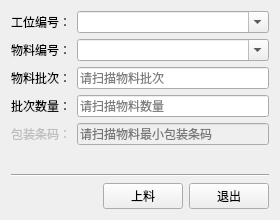
<?xml version="1.0" encoding="UTF-8"?>
<ui version="4.0">
 <class>DialogMaterialInput</class>
 <widget class="QDialog" name="DialogMaterialInput">
  <property name="geometry">
   <rect>
    <x>0</x>
    <y>0</y>
    <width>280</width>
    <height>220</height>
   </rect>
  </property>
  <property name="windowTitle">
   <string>物料投料</string>
  </property>
  <layout class="QVBoxLayout" name="verticalLayout">
   <item>
    <layout class="QGridLayout" name="gridLayout">
     <item row="4" column="0">
      <widget class="QLabel" name="labelPackageBatch">
       <property name="enabled">
        <bool>false</bool>
       </property>
       <property name="text">
        <string>包装条码：</string>
       </property>
      </widget>
     </item>
     <item row="0" column="1">
      <widget class="QComboBox" name="comboStationID">
       <property name="editable">
        <bool>true</bool>
       </property>
      </widget>
     </item>
     <item row="0" column="0">
      <widget class="QLabel" name="labelStationID">
       <property name="text">
        <string>工位编号：</string>
       </property>
      </widget>
     </item>
     <item row="2" column="0">
      <widget class="QLabel" name="labelMaterialBatch">
       <property name="text">
        <string>物料批次：</string>
       </property>
      </widget>
     </item>
     <item row="3" column="1">
      <widget class="QLineEdit" name="editBatchQuantity">
       <property name="placeholderText">
        <string>请扫描物料数量</string>
       </property>
      </widget>
     </item>
     <item row="3" column="0">
      <widget class="QLabel" name="labelBatchQuantity">
       <property name="text">
        <string>批次数量：</string>
       </property>
      </widget>
     </item>
     <item row="2" column="1">
      <widget class="QLineEdit" name="editMaterialBatch">
       <property name="placeholderText">
        <string>请扫描物料批次</string>
       </property>
      </widget>
     </item>
     <item row="4" column="1">
      <widget class="QLineEdit" name="editPackageBatch">
       <property name="enabled">
        <bool>false</bool>
       </property>
       <property name="placeholderText">
        <string>请扫描物料最小包装条码</string>
       </property>
       <property name="clearButtonEnabled">
        <bool>true</bool>
       </property>
      </widget>
     </item>
     <item row="1" column="1">
      <widget class="QComboBox" name="comboMaterialID">
       <property name="editable">
        <bool>true</bool>
       </property>
      </widget>
     </item>
     <item row="1" column="0">
      <widget class="QLabel" name="labelStationID_2">
       <property name="text">
        <string>物料编号：</string>
       </property>
      </widget>
     </item>
    </layout>
   </item>
   <item>
    <spacer name="verticalSpacer">
     <property name="orientation">
      <enum>Qt::Vertical</enum>
     </property>
     <property name="sizeHint" stdset="0">
      <size>
       <width>20</width>
       <height>20</height>
      </size>
     </property>
    </spacer>
   </item>
   <item>
    <widget class="Line" name="line">
     <property name="orientation">
      <enum>Qt::Horizontal</enum>
     </property>
    </widget>
   </item>
   <item>
    <layout class="QHBoxLayout" name="horizontalLayout">
     <item>
      <spacer name="horizontalSpacer">
       <property name="orientation">
        <enum>Qt::Horizontal</enum>
       </property>
       <property name="sizeHint" stdset="0">
        <size>
         <width>40</width>
         <height>20</height>
        </size>
       </property>
      </spacer>
     </item>
     <item>
      <widget class="QPushButton" name="buttonOK">
       <property name="minimumSize">
        <size>
         <width>80</width>
         <height>0</height>
        </size>
       </property>
       <property name="text">
        <string>上料</string>
       </property>
       <property name="icon">
        <iconset resource="../PCS.qrc">
         <normaloff>:/images/pngs/common_accept.png</normaloff>:/images/pngs/common_accept.png</iconset>
       </property>
       <property name="autoDefault">
        <bool>false</bool>
       </property>
      </widget>
     </item>
     <item>
      <widget class="QPushButton" name="buttonCancel">
       <property name="minimumSize">
        <size>
         <width>80</width>
         <height>0</height>
        </size>
       </property>
       <property name="text">
        <string>退出</string>
       </property>
       <property name="icon">
        <iconset resource="../PCS.qrc">
         <normaloff>:/images/pngs/common_reject.png</normaloff>:/images/pngs/common_reject.png</iconset>
       </property>
       <property name="autoDefault">
        <bool>false</bool>
       </property>
      </widget>
     </item>
    </layout>
   </item>
  </layout>
 </widget>
 <tabstops>
  <tabstop>comboStationID</tabstop>
  <tabstop>comboMaterialID</tabstop>
  <tabstop>editMaterialBatch</tabstop>
  <tabstop>editBatchQuantity</tabstop>
  <tabstop>editPackageBatch</tabstop>
  <tabstop>buttonOK</tabstop>
  <tabstop>buttonCancel</tabstop>
 </tabstops>
 <resources>
  <include location="../PCS.qrc"/>
 </resources>
 <connections/>
</ui>
